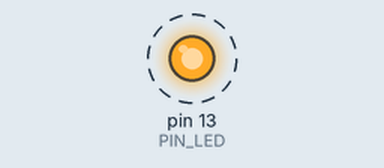
This sketch was run on a simulated Arduino Uno, built with avr-gcc and run on an emulated ATmega328P. Shown: output pins drawn as LEDs (lit = HIGH). Dashed ring = blinking. What the sketch prints to the serial monitor is not drawn.

Above: at 0.5 s.
Timing chart, 0 to 4.6 s (numbered marks = the images above):
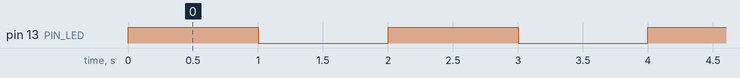

Measured:
- by itself, pin 13 (PIN_LED): alternates HIGH for 1.0 s and LOW for 1.0 s

The sketch:

04_example_3.ino
```cpp
#define PIN_LED 13
unsigned long count;
bool toggle;

void setup() {
  pinMode(PIN_LED, OUTPUT);
  Serial.begin(115200);
  while (!Serial) {
    ;  // wait for serial port to connect.
  }
  Serial.println("Hello World!");
  count = toggle = 0;
  digitalWrite(PIN_LED, toggle); // turn off LED
}

void loop() {
  Serial.println(++count);
  toggle = toggle_state(toggle); //toggle LED value.
  digitalWrite(PIN_LED, toggle);
  delay(1000); // wait for 1,000 milliseconds
}

bool toggle_state(bool t) {
  return !t;
}
```
